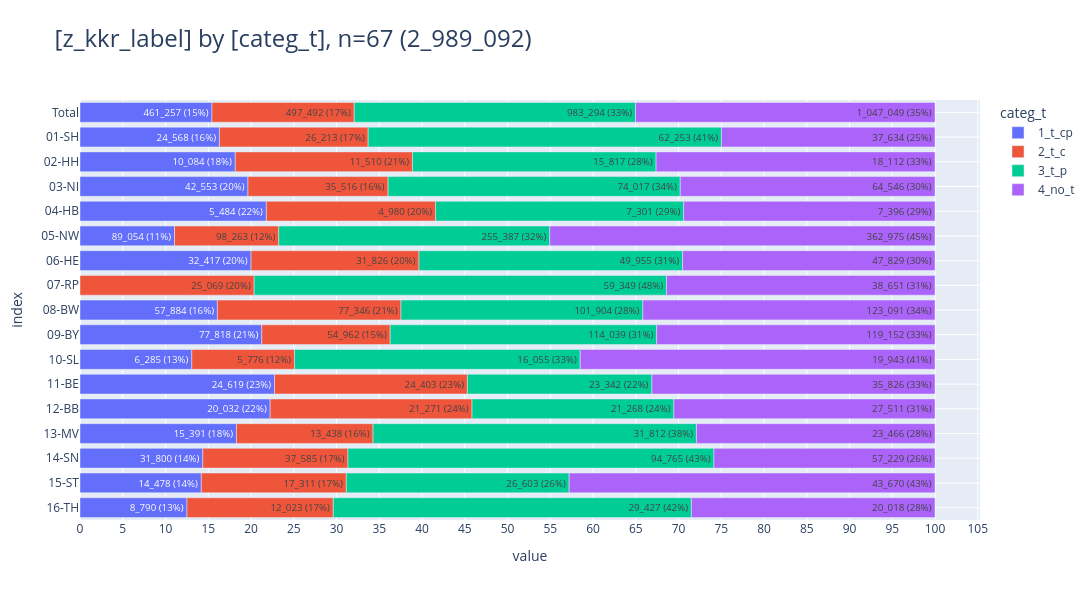

The notebook cell this image was saved under:
### Markdown cell above
#### <a id='toc1_3_3_6_'></a>[T Stadium](#toc0_)
- **Filter: `DJ` 2020-2023**
- Kategorien
  - `1_t_cp` - cT und pT sind vorhanden und nicht `X`
  - `2_t_c`- cT ist vorhanden und nicht `X`, pT ist leer
  - `3_t_p`- pT ist vorhanden und nicht `X`, cT ist leer
  - `4_no_t`- beide leer

### Code cell
db_t =con.sql(f"""--sql
    select z_kkr_label,
            (T_c is not null and left(T_c, 1) <> 'X') as t_c_present,
            (T_p is not null and left(T_p, 1) <> 'X') as t_p_present,
            case 
                when (T_c is not null and left(T_c, 1) <> 'X') and (T_p is not null and left(T_p, 1) <> 'X') then '1_t_cp'
                when (T_c is not null and left(T_c, 1) <> 'X') and not (T_p is not null and left(T_p, 1) <> 'X') then '2_t_c'
                when not (T_c is not null and left(T_c, 1) <> 'X') and (T_p is not null and left(T_p, 1) <> 'X') then '3_t_p'
                when not (T_c is not null and left(T_c, 1) <> 'X') and not (T_p is not null and left(T_p, 1) <> 'X') then '4_no_t'
                else 'U' end
            as categ_t,
    from Tumor
    where {FILTER_DY}
""")
_df = db_t.to_df()
# _=pls.plot_quadrants(_df.iloc[:, 1:3], caption="T_c vs T_p")

pls.plot_stacked_bars(_df[["z_kkr_label", "categ_t"]], show_total=True, relative=True, normalize=True, orientation="h", show_pct_bar=True)

### Figure 1 — Plotly figure (JSON) as saved in the notebook; plotly's stock layout.template omitted (floating-point values rounded to 4 significant figures)
{"data": [{"hovertemplate": "col=1_t_cp<br>value=%{x}<br>index=%{y}<br>cnt_pct_bar_str=%{text}<extra></extra>", "legendgroup": "1_t_cp", "marker": {"color": "#636EFA", "pattern": {"shape": ""}}, "name": "1_t_cp", "orientation": "h", "showlegend": true, "text": ["461_257 (15%)", "24_568 (16%)", "10_084 (18%)", "42_553 (20%)", "5_484 (22%)", "89_054 (11%)", "32_417 (20%)", "57_884 (16%)", "77_818 (21%)", "6_285 (13%)", "24_619 (23%)", "20_032 (22%)", "15_391 (18%)", "31_800 (14%)", "14_478 (14%)", "8_790 (13%)"], "textposition": "auto", "type": "bar", "x": [461257, 24568, 10084, 42553, 5484, 89054, 32417, 57884, 77818, 6285, 24619, 20032, 15391, 31800, 14478, 8790], "xaxis": "x", "y": [" Total", "01-SH", "02-HH", "03-NI", "04-HB", "05-NW", "06-HE", "08-BW", "09-BY", "10-SL", "11-BE", "12-BB", "13-MV", "14-SN", "15-ST", "16-TH"], "yaxis": "y"}, {"hovertemplate": "col=2_t_c<br>value=%{x}<br>index=%{y}<br>cnt_pct_bar_str=%{text}<extra></extra>", "legendgroup": "2_t_c", "marker": {"color": "#EF553B", "pattern": {"shape": ""}}, "name": "2_t_c", "orientation": "h", "showlegend": true, "text": ["497_492 (17%)", "26_213 (17%)", "11_510 (21%)", "35_516 (16%)", "4_980 (20%)", "98_263 (12%)", "31_826 (20%)", "25_069 (20%)", "77_346 (21%)", "54_962 (15%)", "5_776 (12%)", "24_403 (23%)", "21_271 (24%)", "13_438 (16%)", "37_585 (17%)", "17_311 (17%)", "12_023 (17%)"], "textposition": "auto", "type": "bar", "x": [497492, 26213, 11510, 35516, 4980, 98263, 31826, 25069, 77346, 54962, 5776, 24403, 21271, 13438, 37585, 17311, 12023], "xaxis": "x", "y": [" Total", "01-SH", "02-HH", "03-NI", "04-HB", "05-NW", "06-HE", "07-RP", "08-BW", "09-BY", "10-SL", "11-BE", "12-BB", "13-MV", "14-SN", "15-ST", "16-TH"], "yaxis": "y"}, {"hovertemplate": "col=3_t_p<br>value=%{x}<br>index=%{y}<br>cnt_pct_bar_str=%{text}<extra></extra>", "legendgroup": "3_t_p", "marker": {"color": "#00CC96", "pattern": {"shape": ""}}, "name": "3_t_p", "orientation": "h", "showlegend": true, "text": ["983_294 (33%)", "62_253 (41%)", "15_817 (28%)", "74_017 (34%)", "7_301 (29%)", "255_387 (32%)", "49_955 (31%)", "59_349 (48%)", "101_904 (28%)", "114_039 (31%)", "16_055 (33%)", "23_342 (22%)", "21_268 (24%)", "31_812 (38%)", "94_765 (43%)", "26_603 (26%)", "29_427 (42%)"], "textposition": "auto", "type": "bar", "x": [983294, 62253, 15817, 74017, 7301, 255387, 49955, 59349, 101904, 114039, 16055, 23342, 21268, 31812, 94765, 26603, 29427], "xaxis": "x", "y": [" Total", "01-SH", "02-HH", "03-NI", "04-HB", "05-NW", "06-HE", "07-RP", "08-BW", "09-BY", "10-SL", "11-BE", "12-BB", "13-MV", "14-SN", "15-ST", "16-TH"], "yaxis": "y"}, {"hovertemplate": "col=4_no_t<br>value=%{x}<br>index=%{y}<br>cnt_pct_bar_str=%{text}<extra></extra>", "legendgroup": "4_no_t", "marker": {"color": "#AB63FA", "pattern": {"shape": ""}}, "name": "4_no_t", "orientation": "h", "showlegend": true, "text": ["1_047_049 (35%)", "37_634 (25%)", "18_112 (33%)", "64_546 (30%)", "7_396 (29%)", "362_975 (45%)", "47_829 (30%)", "38_651 (31%)", "123_091 (34%)", "119_152 (33%)", "19_943 (41%)", "35_826 (33%)", "27_511 (31%)", "23_466 (28%)", "57_229 (26%)", "43_670 (43%)", "20_018 (28%)"], "textposition": "auto", "type": "bar", "x": [1047049, 37634, 18112, 64546, 7396, 362975, 47829, 38651, 123091, 119152, 19943, 35826, 27511, 23466, 57229, 43670, 20018], "xaxis": "x", "y": [" Total", "01-SH", "02-HH", "03-NI", "04-HB", "05-NW", "06-HE", "07-RP", "08-BW", "09-BY", "10-SL", "11-BE", "12-BB", "13-MV", "14-SN", "15-ST", "16-TH"], "yaxis": "y"}], "layout": {"barmode": "relative", "barnorm": "percent", "height": 600, "legend": {"title": {"text": "categ_t"}, "tracegroupgap": 0, "traceorder": "normal"}, "title": {"font": {"size": 24}, "text": "[z_kkr_label] by [categ_t], n=67 (2_989_092)", "xanchor": "left", "y": 0.95, "yanchor": "top"}, "width": 1600, "xaxis": {"anchor": "y", "domain": [0, 1], "dtick": 5, "gridwidth": 1, "showgrid": true, "title": {"text": "value"}}, "yaxis": {"anchor": "x", "categoryarray": ["16-TH", "15-ST", "14-SN", "13-MV", "12-BB", "11-BE", "10-SL", "09-BY", "08-BW", "07-RP", "06-HE", "05-NW", "04-HB", "03-NI", "02-HH", "01-SH", " Total"], "categoryorder": "array", "domain": [0, 1], "gridwidth": 1, "showgrid": true, "title": {"text": "index"}}}}
